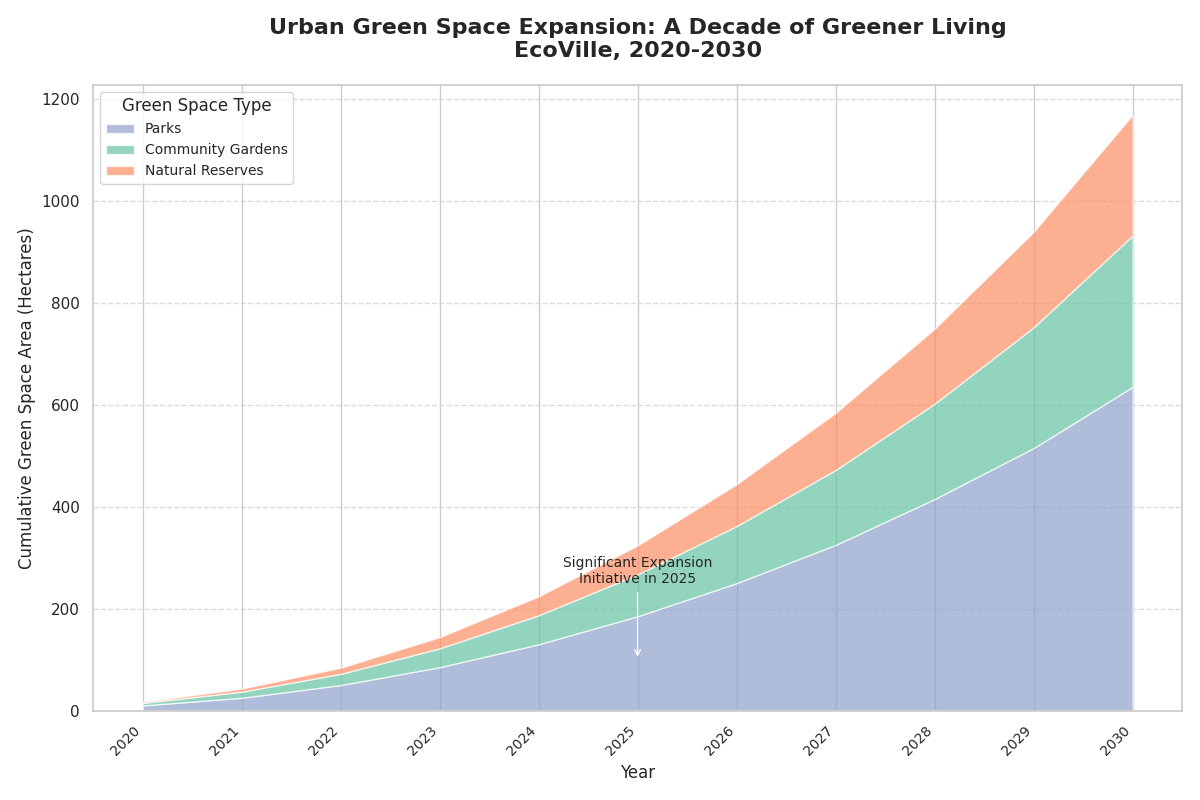

Recreate this plot in Python.
import matplotlib.pyplot as plt
import numpy as np

years = np.arange(2020, 2031)
parks = np.array([10, 15, 25, 35, 45, 55, 65, 75, 90, 100, 120])
gardens = np.array([5, 7, 10, 15, 20, 25, 30, 35, 40, 50, 60])
reserves = np.array([2, 4, 6, 10, 15, 20, 25, 30, 35, 40, 50])

parks_cumulative = np.cumsum(parks)
gardens_cumulative = np.cumsum(gardens)
reserves_cumulative = np.cumsum(reserves)

fig, ax = plt.subplots(figsize=(12, 8))

ax.stackplot(years, 
             parks_cumulative, 
             gardens_cumulative, 
             reserves_cumulative,
             labels=['Parks', 'Community Gardens', 'Natural Reserves'],
             colors=['#8da0cb', '#66c2a5', '#fc8d62'], alpha=0.7)

ax.set_title('Urban Green Space Expansion: A Decade of Greener Living\nEcoVille, 2020-2030', 
             fontsize=16, fontweight='bold', pad=20)
ax.set_xlabel('Year', fontsize=12)
ax.set_ylabel('Cumulative Green Space Area (Hectares)', fontsize=12)
ax.legend(loc='upper left', title='Green Space Type', fontsize=10)
ax.set_xticks(years)
ax.set_xticklabels(years, rotation=45, ha='right', fontsize=10)
ax.grid(axis='y', linestyle='--', alpha=0.7)
ax.annotate('Significant Expansion\nInitiative in 2025', xy=(2025, 100), xytext=(2025, 250),
            arrowprops=dict(facecolor='black', arrowstyle='->'), fontsize=10, ha='center')

plt.tight_layout()
plt.show()
